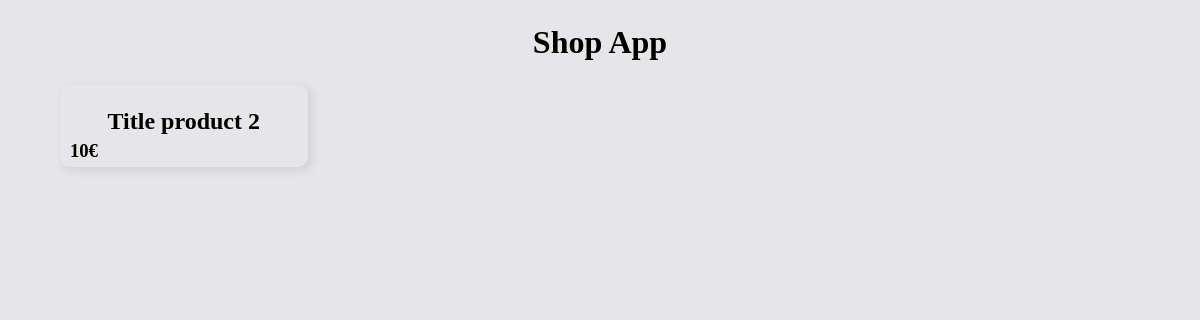
/shopApp/, run on an earlier commit of the app's database.
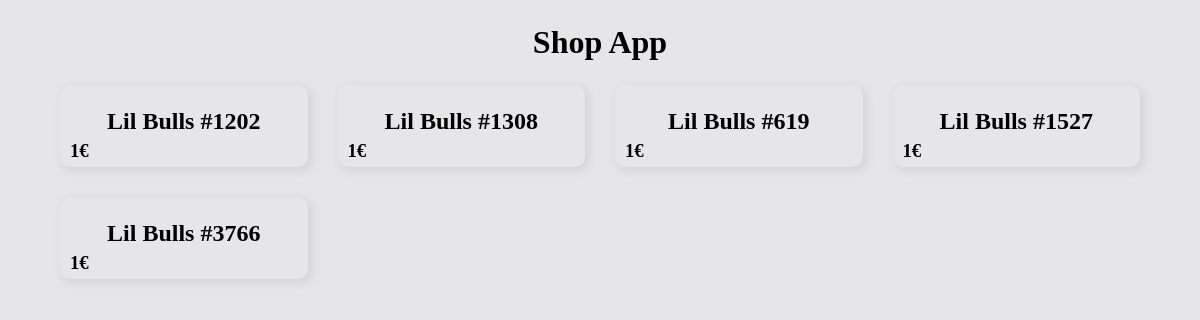
And on a later commit of the database.
### shopApp/models.py (models this page shows)
class Product(models.Model):
  title = models.CharField(max_length=200)
  description = models.TextField()
  price = models.IntegerField()
  quantity = models.IntegerField()
  image = models.CharField(max_length=300)

### shopApp/views.py (the view)
# urls.py: path('', views.index, name='index'),
def index(request):
  context ={}
  context["dataset"] = Product.objects.filter(quantity__gte = 1)
  return render(request, "shopApp/index.html", context)

### shopApp/templates/shopApp/index.html (shortened to what this page needs)
{% load static %}
<!DOCTYPE html>
<html lang="en">
<head>
    <link rel="stylesheet" type="text/css" href="{% static 'shopApp/style.css' %}">
</head>
<body>
    <main id="index">
        <h1>Shop App</h1>
        <section>
            {% for data in dataset %}
            <div class="card">
                <h2>{{ data.title }}</h2>
                <h3>{{ data.price }}€</h3>
            </div>
            {% endfor %}
        </section>
    </main>
</body>
</html>

### shopApp/static/shopApp/style.css (style rules this page uses)
* { margin: 0; padding: 0; box-sizing: border-box; }
h1 { text-align: center; margin-top: 2%; }
h2 { text-align: center; margin: 2%; }
h3 { padding: 0 0 2% 4%; }
body { background-color: rgba(16, 17, 44, 0.1); }
#index section { display: grid; grid-template-columns: 1fr 1fr 1fr 1fr; gap: 30px; margin: 2% 5%; }
section > div { border-radius: 10px; background-color: 53, 53, 53, 0.1; box-shadow: 3px 3px 8px 1px rgba(53, 53, 53, 0.1); overflow: hidden; }
.card { position: relative; }

What changed in the data, as far as the page shows it:
removed Product: title "Title product 2", price "10"
added Product: title "Lil Bulls #1202", price "1"
added Product: title "Lil Bulls #1308", price "1"
added Product: title "Lil Bulls #619", price "1"
added Product: title "Lil Bulls #1527", price "1"
added Product: title "Lil Bulls #3766", price "1"
